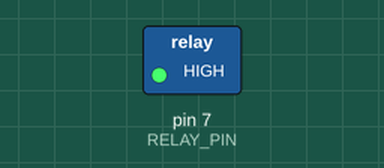
A sketch run on a simulated Arduino Uno, built with avr-gcc and run on an emulated ATmega328P. Shown: switched loads named in the sketch (green lamp = pin HIGH).

Above: at 1.0 s.
At 3.0 s:
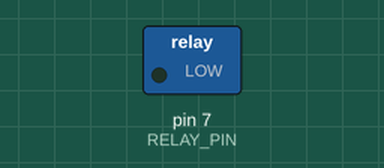
Timing chart, 0 to 5.2 s (numbered marks = the images above):
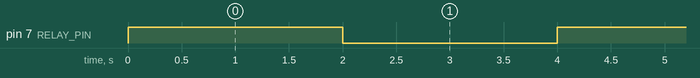

The sketch:

RelayControl.ino
```cpp
// Define the digital pin connected to your relay's IN pin
const int RELAY_PIN = 7;

void controlRelay(bool turnOn) {
  if (turnOn) {
    digitalWrite(RELAY_PIN, HIGH);  // HIGH turns your relay ON (Green LED lights up)
  } else {
    digitalWrite(RELAY_PIN, LOW);  // LOW turns your relay OFF (Green LED turns off)
  }
}

bool state = true;

void setup() {
  pinMode(RELAY_PIN, OUTPUT);

  // Safe startup: keeps the relay and green LED OFF when the board boots up
  digitalWrite(RELAY_PIN, LOW);
}


void loop() {

  controlRelay(state);
  delay(2000);
  state = false;
  controlRelay(state);
  delay(2000);
  state = true;
}
```

Measured:
- by itself, pin 7 (RELAY_PIN): alternates HIGH for 2.0 s and LOW for 2.0 s
